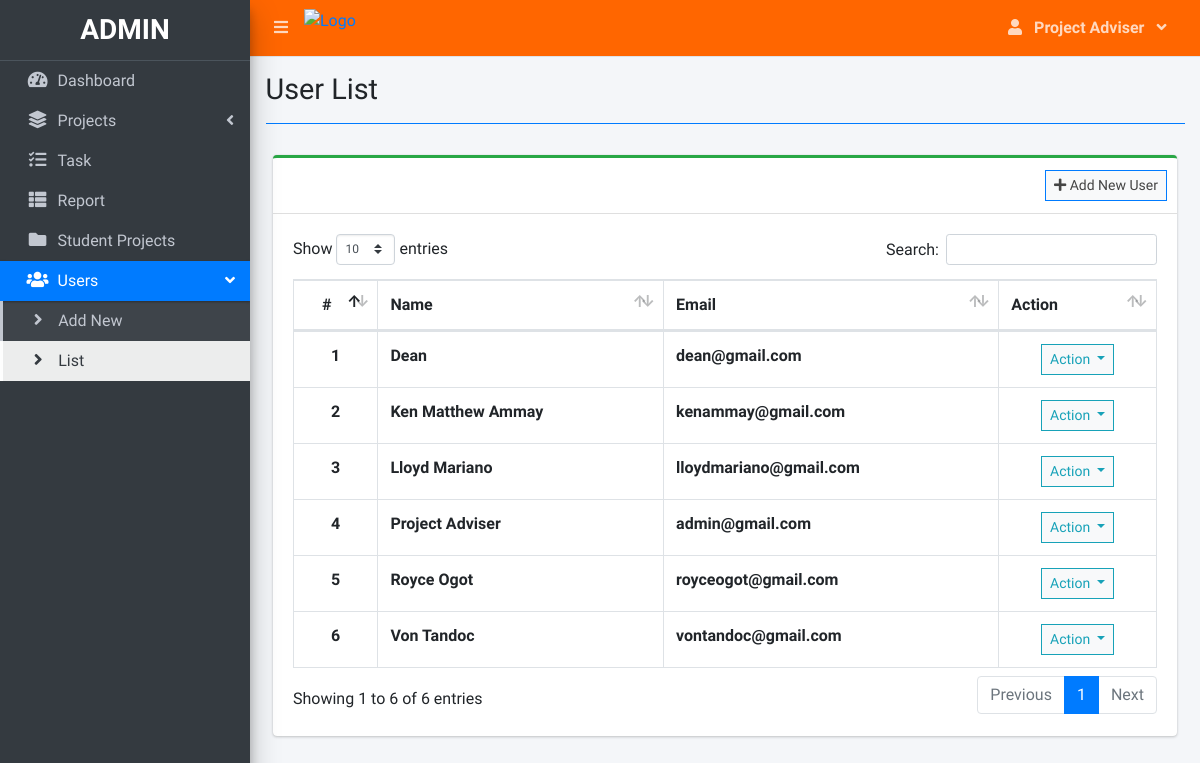
The page /index.php?page=user_list (signed in) on the database its author committed.
### tables this page shows
CREATE TABLE `users` (
  `id` int(30) NOT NULL,
  `firstname` varchar(200) NOT NULL,
  `lastname` varchar(200) NOT NULL,
  `email` varchar(200) NOT NULL,
  `password` text NOT NULL,
  `type` tinyint(1) NOT NULL DEFAULT 2 COMMENT '1 = admin, 2 = staff',
  `avatar` text NOT NULL DEFAULT 'no-image-available.png',
  `date_created` datetime NOT NULL DEFAULT current_timestamp()
);

### user_list.php (the view, shortened to what this page needs)
<?php include'db_connect.php' ?>
<div class="col-lg-12">
	<div class="card card-outline card-success">
		<div class="card-header">
			<div class="card-tools">
				<a class="btn btn-block btn-sm btn-default btn-flat border-primary" href="./index.php?page=new_user"><i class="fa fa-plus"></i> Add New User</a>
			</div>
		</div>
		<div class="card-body">
			<table class="table tabe-hover table-bordered" id="list">
				<thead>
					<tr>
						<th class="text-center">#</th>
						<th>Name</th>
						<th>Email</th>
						<th>Action</th>
					</tr>
				</thead>
				<tbody>
					<?php
					$i = 1;
					$qry = $conn->query("SELECT *,concat(firstname,' ',lastname) as name FROM users order by concat(firstname,' ',lastname) asc");
					while($row= $qry->fetch_assoc()):
					?>
					<tr>
						<th class="text-center"><?php echo $i++ ?></th>
						<td><b><?php echo ucwords($row['name']) ?></b></td>
						<td><b><?php echo $row['email'] ?></b></td>
						<td class="text-center">
							<button type="button" class="btn btn-default btn-sm btn-flat border-info wave-effect text-info dropdown-toggle" data-toggle="dropdown" aria-expanded="true">
		                      Action
		                    </button>
						</td>
					</tr>
				<?php endwhile; ?>
				</tbody>
			</table>
		</div>
	</div>
</div>

### rows shown on the page
users: name "Dean", email "dean@gmail.com"
users: name "Ken Matthew Ammay", email "kenammay@gmail.com"
users: name "Lloyd Mariano", email "lloydmariano@gmail.com"
users: name "Project Adviser", email "admin@gmail.com"
users: name "Royce Ogot", email "royceogot@gmail.com"
users: name "Von Tandoc", email "vontandoc@gmail.com"

### other values the page prints
$_SESSION['login_firstname'].' '.$_SESSION['login_lastname'] "Project Adviser"
$title "User List"
